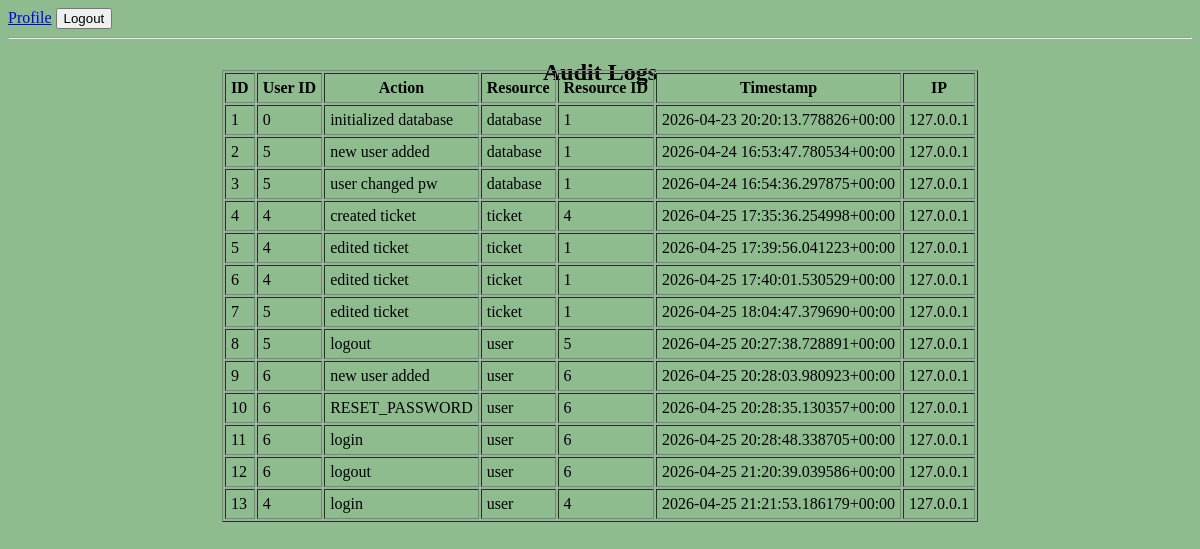
Page /audit (signed in) on the committed database.
### tables this page shows
CREATE TABLE audit_logs(
    id INTEGER PRIMARY KEY AUTOINCREMENT,
    user_id INTEGER,
    action STRING NOT NULL,
    resource STRING NOT NULL,
    resource_id STRING NOT NULL,
    timestamp TIMESTAMP NOT NULL,
    ip_address STRING NOT NULL,
    FOREIGN KEY(user_id) REFERENCES users(id)
);

### app.py (the view)
@app.route("/audit")
def audit_logs():
    login_required()
    user = current_user()
    if not is_manager(user):
        abort(403)
    db = get_db()
    logs = db.execute("SELECT * FROM audit_logs").fetchall()
    return render_template("auditlogs.html", logs=logs)

### app.py (called while the page is built)
@app.teardown_appcontext
def teardown_db(exception):
    close_db(exception)

def current_user():
    uid = session.get("user_id")
    if not uid:
        return None
    db = get_db()
    return db.execute("SELECT * FROM users WHERE id = ?", (uid,)).fetchone()

def login_required():
    if not session.get("user_id"):
        abort(401)

def is_manager(user):
    return user["role"].upper() == "MANAGER"

### database.py (called while the page is built)
def get_db():
    if "db" not in g:
        g.db = sqlite3.connect(DB_PATH)
        g.db.row_factory = sqlite3.Row
    return g.db

### templates/auditlogs.html
{% extends "base.html" %}
{% block content %}
<h2>Audit Logs</h2><br><br><br><br><br>
<div class="form">
<table border="1" cellpadding="5">
    <tr>
        <th>ID</th>
        <th>User ID</th>
        <th>Action</th>
        <th>Resource</th>
        <th>Resource ID</th>
        <th>Timestamp</th>
        <th>IP</th>
    </tr>
    {% for log in logs %}
    <tr>
        <td>{{ log["id"] }}</td>
        <td>{{ log["user_id"] }}</td>
        <td>{{ log["action"] }}</td>
        <td>{{ log["resource"] }}</td>
        <td>{{ log["resource_id"] }}</td>
        <td>{{ log["timestamp"] }}</td>
        <td>{{ log["ip_address"] }}</td>
    </tr>
    {% endfor %}
</table>
</div>
{% endblock %}

### templates/base.html (shortened to what this page needs)
<!doctype html>
<html lang="ro">
<head>
</head>
<body>
    <nav>
    {% if session.get("user_id") %}
        <a href="{{ url_for('profile') }}">Profile</a>
        <form action="{{ url_for('logout') }}" method="post" style="display:inline;">
        <button type="submit">Logout</button>
        </form>
    {% else %}
        <a href="{{ url_for('login') }}">Login</a> |
        <a href="{{ url_for('register') }}">Register</a>
    {% endif %}
    </nav>
    <hr/>
    {% block content %}{% endblock %}
</body>
</html>

### templates/base.html (style rules this page uses)
body { background-color: darkseagreen; }
h2 { align-content: center; color: black; text-align: center; }
.form { display: flex; justify-content: center; align-items: center; height: 200px; font-family: "Times New Roman"; }

### rows in the picture
audit_logs: id "1", user_id "0", action "initialized database", resource "database", resource_id "1", timestamp "2026-04-23 20:20:13.778826+00:00", ip_address "127.0.0.1"
audit_logs: id "2", user_id "5", action "new user added", resource "database", resource_id "1", timestamp "2026-04-24 16:53:47.780534+00:00", ip_address "127.0.0.1"
audit_logs: id "3", user_id "5", action "user changed pw", resource "database", resource_id "1", timestamp "2026-04-24 16:54:36.297875+00:00", ip_address "127.0.0.1"
audit_logs: id "4", user_id "4", action "created ticket", resource "ticket", resource_id "4", timestamp "2026-04-25 17:35:36.254998+00:00", ip_address "127.0.0.1"
audit_logs: id "5", user_id "4", action "edited ticket", resource "ticket", resource_id "1", timestamp "2026-04-25 17:39:56.041223+00:00", ip_address "127.0.0.1"
audit_logs: id "6", user_id "4", action "edited ticket", resource "ticket", resource_id "1", timestamp "2026-04-25 17:40:01.530529+00:00", ip_address "127.0.0.1"
audit_logs: id "7", user_id "5", action "edited ticket", resource "ticket", resource_id "1", timestamp "2026-04-25 18:04:47.379690+00:00", ip_address "127.0.0.1"
audit_logs: id "8", user_id "5", action "logout", resource "user", resource_id "5", timestamp "2026-04-25 20:27:38.728891+00:00", ip_address "127.0.0.1"
audit_logs: id "9", user_id "6", action "new user added", resource "user", resource_id "6", timestamp "2026-04-25 20:28:03.980923+00:00", ip_address "127.0.0.1"
audit_logs: id "10", user_id "6", action "RESET_PASSWORD", resource "user", resource_id "6", timestamp "2026-04-25 20:28:35.130357+00:00", ip_address "127.0.0.1"
audit_logs: id "11", user_id "6", action "login", resource "user", resource_id "6", timestamp "2026-04-25 20:28:48.338705+00:00", ip_address "127.0.0.1"
audit_logs: id "12", user_id "6", action "logout", resource "user", resource_id "6", timestamp "2026-04-25 21:20:39.039586+00:00", ip_address "127.0.0.1"
audit_logs: id "13", user_id "4", action "login", resource "user", resource_id "4", timestamp "2026-04-25 21:21:53.186179+00:00", ip_address "127.0.0.1"
